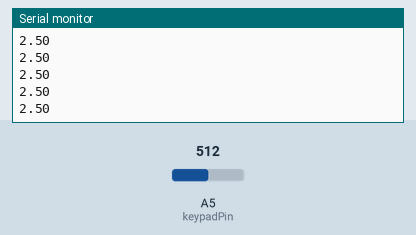
Recording of a sketch running on a simulated Arduino Uno, built with avr-gcc and run on an emulated ATmega328P. Parts: the last lines printed to the serial monitor. The test bench sets the inputs (shaded band); at power-on: A5 (keypadPin) = 512.

Above: at 1.2 s.
1.3 s: A5 (keypadPin) set to 716
At 2.3 s:
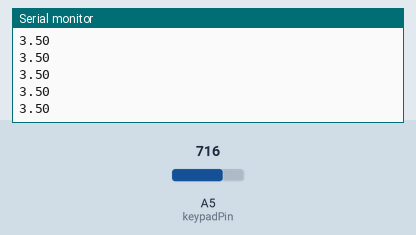
2.8 s: A5 (keypadPin) set to 900
At 3.3 s:
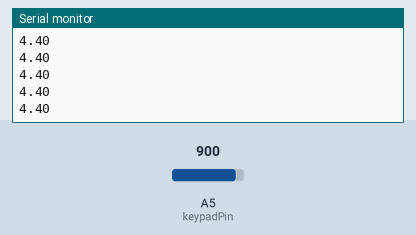
Timing chart, 0 to 5.8 s (numbered marks = the images above; inputs shaded):
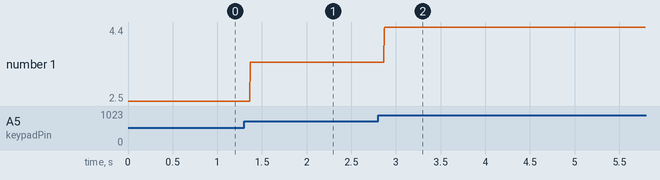

The sketch:

keypad_unittest.ino
```cpp
void setup() {
  // initialize serial communication at 9600 bits per second:
  Serial.begin(9600);
}

// the loop routine runs over and over again forever:
void loop() {
  // read the input on analog pin 0:
  int sensorValue = analogRead(A5);
  // Convert the analog reading (which goes from 0 - 1023) to a voltage (0 - 5V):
  float voltage = sensorValue * (5.0 / 1023.0);
  // print out the value you read:

  //Serial.println(voltage);
  //Serial.println(sensorValue);

  int keypadPin = A5;
  int sampleSize = 20;
  float resStream=0;
 int resStreamCount=0;

    do {
      resStream+=analogRead(keypadPin) * (5.0 / 1023.0);
      //resStream+=analogRead(keypadPin);
      resStreamCount++;
    } while (resStreamCount<sampleSize);

    resStream = resStream/sampleSize;
    Serial.println(resStream);

    //delay(500);
}
```

Measured:
- after the input at 1.3 s, the serial monitor: prints a new line after 0.07 s (image 1)
- after the input at 2.8 s, the serial monitor: prints a new line after 0.07 s (image 2)
- plotted number 1: 2.5 → 3.5 after the input at 1.3 s, 3.5 → 4 after the input at 2.8 s
